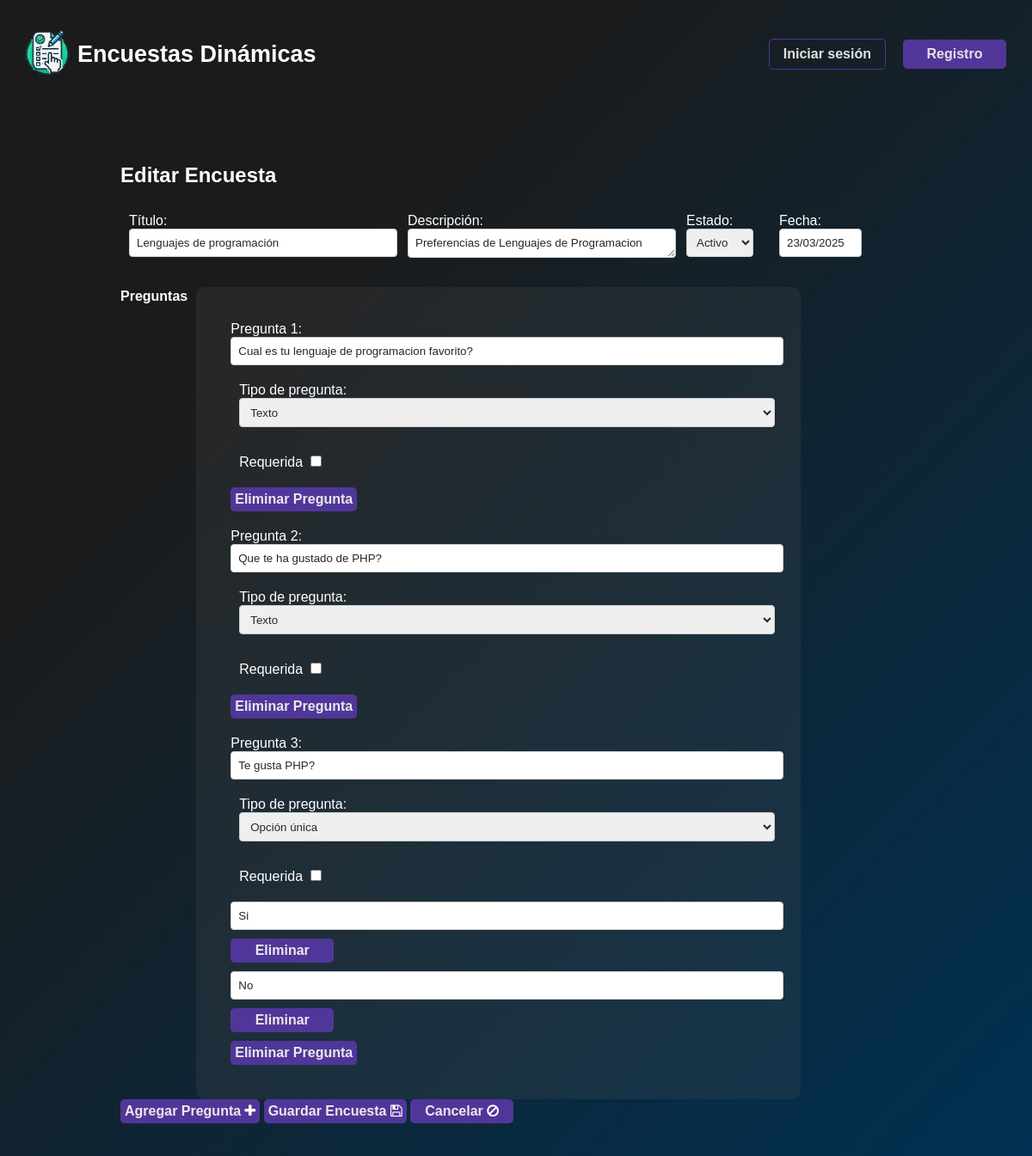
/editar.php?id=5, run on the app's committed database.
### tables this page shows
CREATE TABLE `enc_encuestasm` (
  `idencuesta` int(11) NOT NULL,
  `nombre` varchar(255) NOT NULL,
  `descripcion` varchar(255) NOT NULL,
  `idusuario` int(11) NOT NULL,
  `fecha` date NOT NULL,
  `activo` varchar(1) NOT NULL
);

CREATE TABLE `enc_pregunta` (
  `idpregunta` int(11) NOT NULL,
  `idencuesta` int(11) NOT NULL,
  `textopregunta` varchar(255) NOT NULL,
  `requerida` varchar(1) NOT NULL,
  `idtipopregunta` int(11) NOT NULL
);

CREATE TABLE `enc_opcion` (
  `idopciones` int(11) NOT NULL,
  `idpregunta` int(11) NOT NULL,
  `opcion` varchar(255) NOT NULL
);

### editar.php (the view, shortened to what this page needs)
<?php
require 'config/database.php';
if (isset($_GET['id'])) {
    $idEncuesta = $_GET['id'];
} else {
    echo "No se ha seleccionado ninguna encuesta.";
    exit;
}
$encuesta = [];
$preguntas = [];
if ($idEncuesta) {
    $sql = "SELECT * FROM enc_encuestasm WHERE idencuesta = :id";
    $stmt = $pdo->prepare($sql);
    $stmt->execute(['id' => $idEncuesta]);
    $encuesta = $stmt->fetch(PDO::FETCH_ASSOC);
    $sql_preguntas = "SELECT * FROM enc_pregunta WHERE idencuesta = :id";
    $stmt_preguntas = $pdo->prepare($sql_preguntas);
    $stmt_preguntas->execute(['id' => $idEncuesta]);
    $preguntas = $stmt_preguntas->fetchAll(PDO::FETCH_ASSOC);
    $nuevas_preguntas = [];
foreach ($preguntas as $pregunta) {
    $sql_opciones = "SELECT * FROM enc_opcion WHERE idpregunta = :idpregunta";
    $stmt_opciones = $pdo->prepare($sql_opciones);
    $stmt_opciones->execute(['idpregunta' => $pregunta['idpregunta']]);
    $opciones = $stmt_opciones->fetchAll(PDO::FETCH_ASSOC);
    if (in_array($pregunta['idtipopregunta'], ['3', '4'])) {
        $pregunta['opciones'] = $opciones ?: [];
    } else {
        $pregunta['opciones'] = [];
    }
    $nuevas_preguntas[] = $pregunta;
}
$preguntas = $nuevas_preguntas;
}
?>
<!DOCTYPE html>
<html lang="es">
<head>
    <link rel="stylesheet" href="<?php echo '/encuestas/assets/css/style.css'; ?>">
    <link rel="stylesheet" href="https://cdnjs.cloudflare.com/ajax/libs/font-awesome/4.7.0/css/font-awesome.min.css">
    <link rel="stylesheet" href="https://cdnjs.cloudflare.com/ajax/libs/bootstrap-datepicker/1.9.0/css/bootstrap-datepicker.min.css">
</head>
<body>
    <?php include __DIR__ . "/includes/header.php"; ?>
    <section class="container mt-5">
        <section class="card">
            <header class="card-header bg-primary text-white">
                <h2 class="card-title"><?php echo $idEncuesta ? 'Editar' : 'Agregar'; ?> Encuesta</h2>
            </header>
            <div class="card-body">
                <form action="guardar_encuesta.php" method="POST">
                    <div class="row">
                        <div class="form-group col-12 col-md-4">
                            <label>Título:</label>
                            <input type="text" name="titulo" class="form-control" value="<?php echo $encuesta['nombre'] ?? ''; ?>" required>
                        </div>
                        <div class="form-group col-12 col-md-4">
                            <label>Descripción:</label>
                            <textarea name="descripcion" class="form-control" required><?php echo $encuesta['descripcion'] ?? ''; ?></textarea>
                        </div>
                        <div class="form-group col-10 col-md-1">
                            <label>Estado:</label><br>
                            <select class="form-control1" name="estado">
                                <option value="S" <?php echo ($encuesta['activo'] ?? '') == 'S' ? 'selected' : ''; ?>>Activo</option>
                            </select>
                        </div>
                        <div class="form-group col-10 col-md-1">
                            <label>Fecha:</label><br>
                            <div class="input-group">
                                <input type="text" data-plugin-datepicker class="form-control" data-input-mask="31/12/9999" placeholder="DD/MM/AAAA" name="fecha" id="fecha" value="<?php echo date('d/m/Y', strtotime($encuesta['fecha'] ?? '')); ?>" readonly>
                            </div>
                        </div>
                    </div>
                    <div class="row">
                        <h4 class="mt-2">Preguntas</h4>
                        <div id="panelPreguntasContainer">
                            <?php foreach ($preguntas as $index => $pregunta): ?>
                                <div class="form-group mt-2">
                                    <label>Pregunta <?php echo $index + 1; ?>:</label>
                                    <div class="row">
                                        <input type="text" name="preguntas[<?php echo $index; ?>][titulo]" class="form-control" value="<?php echo $pregunta['textopregunta']; ?>" required>
                                        <div class="form-group col-md-10 mt-2">
                                            <label>Tipo de pregunta:</label>
                                            <select class="form-control" name="preguntas[<?php echo $index; ?>][tipo]" onchange="cambiarTipoPregunta(<?php echo $index; ?>, this.value)">
                                                <option value="1" <?php echo $pregunta['idtipopregunta'] == '1' ? 'selected' : ''; ?>>Texto</option>
                                                <option value="3" <?php echo $pregunta['idtipopregunta'] == '3' ? 'selected' : ''; ?>>Opción única</option>
                                            </select>
                                        </div>
                                        <div class="form-group col-md-10 mt-2">
                                            <label>
                                                Requerida
                                                <input type="checkbox" name="preguntas[<?php echo $index; ?>][requerida]" value="1" <?php echo $pregunta['requerida'] ? 'checked' : ''; ?>>
                                            </label>
                                        </div>
                                    </div>
                                    <div id="opcionesPregunta<?php echo $index; ?>">
                                        <?php if (in_array($pregunta['idtipopregunta'], ['3', '4'])): ?>
                                            <?php foreach ($pregunta['opciones'] as $opcion): ?>
                                                <div class="opcion-item mt-2">
                                                    <input type="text" name="preguntas[<?php echo $index; ?>][opciones][]" class="form-control" value="<?php echo $opcion['opcion']; ?>">
                                                    <button type="button" class="btn btn-default" onclick="eliminarOpcion(this)">Eliminar</button>
                                                </div>
                                            <?php endforeach; ?>
                                        <?php endif; ?>
                                    </div>
                                    <button type="button" class="btn btn-danger btn-sm mt-2" onclick="this.parentNode.remove()">Eliminar Pregunta</button>
                                </div>
                            <?php endforeach; ?>
                        </div>
                    </div>
                    <div class="row">
                        <div class="col-12">
                            <button type="button" class="btn btn-success mt-3" onclick="agregarPreguntaPanel()">Agregar Pregunta <i class="fa fa-plus"></i></button>
                            <button type="submit" class="btn btn-primary">Guardar Encuesta <i class="fa fa-save"></i></button>
                            <button type="button" class="btn btn-default" onclick="window.location.href='welcome.php'">
                                Cancelar <i class="fa fa-ban"></i>
                            </button>
                        </div>
                    </div>
                </form>
            </div>
        </section>
    </section>
</body>
</html>

### assets/css/style.css (style rules this page uses)
* { font-family: 'Arial'; color: white; }
html, body { height: 100%; min-height: 100vh; margin: 0; padding: 0; background-color: #003153; background-image: linear-gradient(315deg, #003153 0%, #1B1B1B 74%); width: 100%; overflow-x: hidden; }
.container { width: 90%; max-width: 1200px; margin: auto; padding: 3%; }
input { color: rgb(39, 39, 39); }
.row::after { content: ""; display: table; clear: both; }
.form-group { width: 100%; padding: 10px; border-radius: 5px; }
.form-control { width: 100%; padding: 0.5rem; border: 1px solid #ccc; border-radius: 4px; }
.form-control1 { width: 100%; padding: 7px; border: 1px solid #ccc; border-radius: 4px; }
.row { display: flex; flex-wrap: wrap; gap: 10px; }
.col-12 { flex: 1 1 100%; padding-right: 1; }
@media screen and (min-width: 768px) { .col-md-4 { flex: 1 1 33.333%; } }
@media screen and (min-width: 768px) { .col-md-1 { flex: 1 1 8.333%; } }
#panelPreguntasContainer { margin-top: 20px; background-color: rgba(88, 88, 88, 0.2); border-radius: 10px; padding: 30px; }
.opcion-item { display: flex; flex-wrap: wrap; gap: 10px; margin-bottom: 10px; }
textarea { max-height: 16px; color: rgb(39, 39, 39); }
.input-group { max-height: 34px; }
button { color: rgb(233, 233, 233); font-weight: bold; font-size:16px; background-color: #51369A; border-radius: 5px; border: none; padding: 5px 5px; min-width: 120px; cursor: pointer; transition: all 0.3s ease 0s; }
select { max-height: 34px; color: rgb(39, 39, 39); }
option { color: rgb(39, 39, 39); }
.card { width: 80%; padding: 0.5rem 5rem; }

### data on the page
enc_encuestasm: titulo "Lenguajes de programación", descripcion "Preferencias de Lenguajes de Programacion", estado "Activo", fecha "23/03/2025"
enc_pregunta: textopregunta "Cual es tu lenguaje de programacion favorito?", idtipopregunta "Texto"
enc_pregunta: textopregunta "Que te ha gustado de PHP?", idtipopregunta "Texto"
enc_pregunta: textopregunta "Te gusta PHP?", idtipopregunta "Opción única"
enc_opcion: opcion "Si"
enc_opcion: opcion "No"
